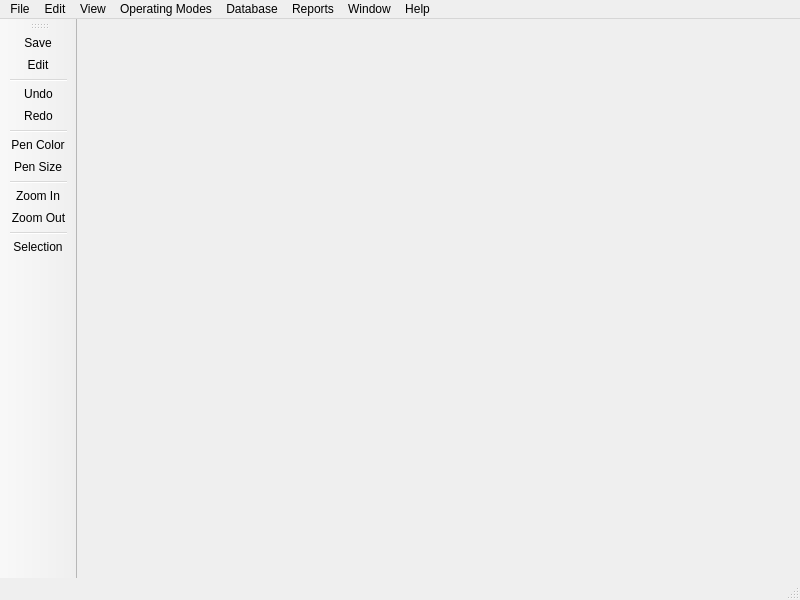
<?xml version="1.0" encoding="UTF-8"?>
<ui version="4.0">
 <class>MainWindow</class>
 <widget class="QMainWindow" name="MainWindow">
  <property name="geometry">
   <rect>
    <x>0</x>
    <y>0</y>
    <width>800</width>
    <height>600</height>
   </rect>
  </property>
  <property name="mouseTracking">
   <bool>true</bool>
  </property>
  <property name="windowTitle">
   <string>MainWindow</string>
  </property>
  <widget class="QWidget" name="centralwidget"/>
  <widget class="QMenuBar" name="menubar">
   <property name="geometry">
    <rect>
     <x>0</x>
     <y>0</y>
     <width>800</width>
     <height>21</height>
    </rect>
   </property>
   <widget class="QMenu" name="menuFile">
    <property name="title">
     <string>File</string>
    </property>
    <addaction name="actionNew"/>
    <addaction name="actionOpen"/>
    <addaction name="separator"/>
    <addaction name="actionSave"/>
    <addaction name="actionSave_as"/>
    <addaction name="separator"/>
    <addaction name="actionClose"/>
   </widget>
   <widget class="QMenu" name="menuEdit">
    <property name="title">
     <string>Edit</string>
    </property>
    <addaction name="actionEdit"/>
    <addaction name="actionCut"/>
    <addaction name="actionCopy"/>
    <addaction name="actionPaste"/>
    <addaction name="separator"/>
    <addaction name="actionUndo"/>
    <addaction name="actionRedo"/>
    <addaction name="separator"/>
    <addaction name="actionSelection"/>
   </widget>
   <widget class="QMenu" name="menuView">
    <property name="title">
     <string>View</string>
    </property>
    <addaction name="actionZoom_In"/>
    <addaction name="actionZoom_Out"/>
    <addaction name="separator"/>
    <addaction name="actionPen_Color"/>
    <addaction name="actionPen_Size"/>
   </widget>
   <widget class="QMenu" name="menuOperating_Modes">
    <property name="title">
     <string>Operating Modes</string>
    </property>
   </widget>
   <widget class="QMenu" name="menuDatabase">
    <property name="title">
     <string>Database</string>
    </property>
   </widget>
   <widget class="QMenu" name="menuReports">
    <property name="title">
     <string>Reports</string>
    </property>
   </widget>
   <widget class="QMenu" name="menuWindow">
    <property name="title">
     <string>Window</string>
    </property>
   </widget>
   <widget class="QMenu" name="menuHelp">
    <property name="title">
     <string>Help</string>
    </property>
   </widget>
   <addaction name="menuFile"/>
   <addaction name="menuEdit"/>
   <addaction name="menuView"/>
   <addaction name="menuOperating_Modes"/>
   <addaction name="menuDatabase"/>
   <addaction name="menuReports"/>
   <addaction name="menuWindow"/>
   <addaction name="menuHelp"/>
  </widget>
  <widget class="QStatusBar" name="statusbar"/>
  <widget class="QToolBar" name="toolBar">
   <property name="windowTitle">
    <string>toolBar</string>
   </property>
   <property name="allowedAreas">
    <set>Qt::LeftToolBarArea</set>
   </property>
   <attribute name="toolBarArea">
    <enum>LeftToolBarArea</enum>
   </attribute>
   <attribute name="toolBarBreak">
    <bool>false</bool>
   </attribute>
   <addaction name="actionSave"/>
   <addaction name="actionEdit"/>
   <addaction name="separator"/>
   <addaction name="actionUndo"/>
   <addaction name="actionRedo"/>
   <addaction name="separator"/>
   <addaction name="actionPen_Color"/>
   <addaction name="actionPen_Size"/>
   <addaction name="separator"/>
   <addaction name="actionZoom_In"/>
   <addaction name="actionZoom_Out"/>
   <addaction name="separator"/>
   <addaction name="actionSelection"/>
  </widget>
  <action name="actionNew">
   <property name="icon">
    <iconset resource="Res.qrc">
     <normaloff>:/Icon/add-document.svg</normaloff>:/Icon/add-document.svg</iconset>
   </property>
   <property name="text">
    <string>New</string>
   </property>
   <property name="shortcut">
    <string>Ctrl+N</string>
   </property>
  </action>
  <action name="actionOpen">
   <property name="icon">
    <iconset resource="Res.qrc">
     <normaloff>:/Icon/folder-open.svg</normaloff>:/Icon/folder-open.svg</iconset>
   </property>
   <property name="text">
    <string>Open</string>
   </property>
   <property name="shortcut">
    <string>Ctrl+O</string>
   </property>
  </action>
  <action name="actionSave">
   <property name="icon">
    <iconset resource="Res.qrc">
     <normaloff>:/Icon/Save.png</normaloff>:/Icon/Save.png</iconset>
   </property>
   <property name="text">
    <string>Save</string>
   </property>
   <property name="shortcut">
    <string>Ctrl+S</string>
   </property>
  </action>
  <action name="actionSave_as">
   <property name="icon">
    <iconset resource="Res.qrc">
     <normaloff>:/Icon/Save As.png</normaloff>:/Icon/Save As.png</iconset>
   </property>
   <property name="text">
    <string>Save as</string>
   </property>
   <property name="shortcut">
    <string>Ctrl+Shift+S</string>
   </property>
  </action>
  <action name="actionClose">
   <property name="icon">
    <iconset resource="Res.qrc">
     <normaloff>:/Icon/circle-xmark.svg</normaloff>:/Icon/circle-xmark.svg</iconset>
   </property>
   <property name="text">
    <string>Close</string>
   </property>
   <property name="shortcut">
    <string>Ctrl+Q</string>
   </property>
  </action>
  <action name="actionCut">
   <property name="icon">
    <iconset resource="Res.qrc">
     <normaloff>:/Icon/cut.png</normaloff>:/Icon/cut.png</iconset>
   </property>
   <property name="text">
    <string>Cut</string>
   </property>
   <property name="shortcut">
    <string>Ctrl+X</string>
   </property>
  </action>
  <action name="actionCopy">
   <property name="icon">
    <iconset resource="Res.qrc">
     <normaloff>:/Icon/Copy.png</normaloff>:/Icon/Copy.png</iconset>
   </property>
   <property name="text">
    <string>Copy</string>
   </property>
   <property name="shortcut">
    <string>Ctrl+C</string>
   </property>
  </action>
  <action name="actionPaste">
   <property name="icon">
    <iconset resource="Res.qrc">
     <normaloff>:/Icon/paste.png</normaloff>:/Icon/paste.png</iconset>
   </property>
   <property name="text">
    <string>Paste</string>
   </property>
   <property name="shortcut">
    <string>Ctrl+V</string>
   </property>
  </action>
  <action name="actionZoom_In">
   <property name="icon">
    <iconset resource="Res.qrc">
     <normaloff>:/Icon/zoom-in.svg</normaloff>:/Icon/zoom-in.svg</iconset>
   </property>
   <property name="text">
    <string>Zoom In</string>
   </property>
   <property name="shortcut">
    <string>Ctrl++</string>
   </property>
  </action>
  <action name="actionZoom_Out">
   <property name="icon">
    <iconset resource="Res.qrc">
     <normaloff>:/Icon/zoom-out.svg</normaloff>:/Icon/zoom-out.svg</iconset>
   </property>
   <property name="text">
    <string>Zoom Out</string>
   </property>
   <property name="shortcut">
    <string>Ctrl+-</string>
   </property>
  </action>
  <action name="actionUndo">
   <property name="icon">
    <iconset resource="Res.qrc">
     <normaloff>:/Icon/Undo.png</normaloff>:/Icon/Undo.png</iconset>
   </property>
   <property name="text">
    <string>Undo</string>
   </property>
   <property name="shortcut">
    <string>Ctrl+Z</string>
   </property>
  </action>
  <action name="actionRedo">
   <property name="icon">
    <iconset resource="Res.qrc">
     <normaloff>:/Icon/Redo.png</normaloff>:/Icon/Redo.png</iconset>
   </property>
   <property name="text">
    <string>Redo</string>
   </property>
   <property name="shortcut">
    <string>Ctrl+Y</string>
   </property>
  </action>
  <action name="actionEdit">
   <property name="icon">
    <iconset resource="Res.qrc">
     <normaloff>:/Icon/edit-button.png</normaloff>:/Icon/edit-button.png</iconset>
   </property>
   <property name="text">
    <string>Edit</string>
   </property>
  </action>
  <action name="actionPen_Color">
   <property name="icon">
    <iconset resource="Res.qrc">
     <normaloff>:/Icon/palette.svg</normaloff>:/Icon/palette.svg</iconset>
   </property>
   <property name="text">
    <string>Pen Color</string>
   </property>
  </action>
  <action name="actionPen_Size">
   <property name="icon">
    <iconset resource="Res.qrc">
     <normaloff>:/Icon/icons8-pen-40.png</normaloff>:/Icon/icons8-pen-40.png</iconset>
   </property>
   <property name="text">
    <string>Pen Size</string>
   </property>
  </action>
  <action name="actionSelection">
   <property name="icon">
    <iconset resource="Res.qrc">
     <normaloff>:/Icon/square-dashed.svg</normaloff>:/Icon/square-dashed.svg</iconset>
   </property>
   <property name="text">
    <string>Selection</string>
   </property>
  </action>
 </widget>
 <resources>
  <include location="Res.qrc"/>
 </resources>
 <connections/>
</ui>
